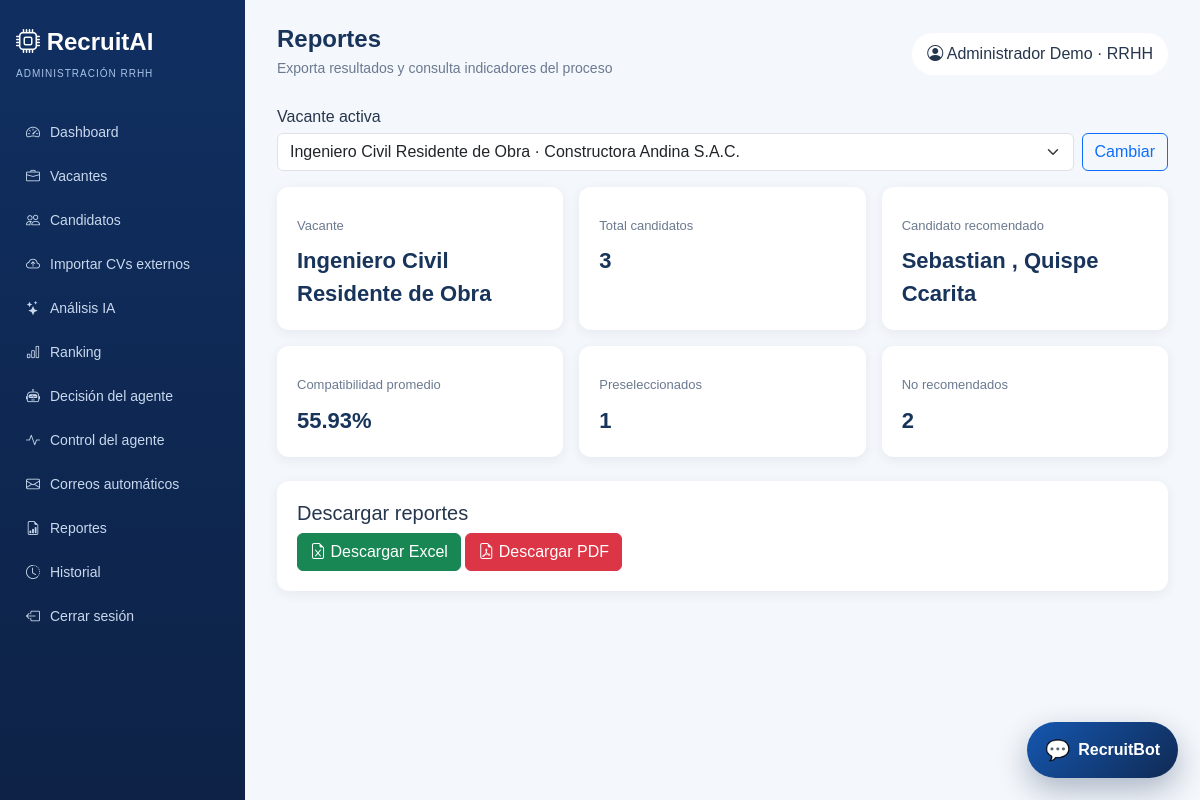
Page /reportes (signed in) on the committed database.
### tables this page shows
CREATE TABLE vacantes (
        id INTEGER PRIMARY KEY AUTOINCREMENT, titulo TEXT NOT NULL, empresa TEXT NOT NULL,
        area TEXT, descripcion TEXT, requisitos TEXT, habilidades TEXT, experiencia INTEGER DEFAULT 0,
        estudios TEXT, fecha_entrevista TEXT, hora_entrevista TEXT, estado TEXT DEFAULT 'Activa',
        fecha_creacion TEXT DEFAULT CURRENT_TIMESTAMP
    , peso_habilidades INTEGER DEFAULT 70, peso_experiencia INTEGER DEFAULT 20, peso_estudios INTEGER DEFAULT 10, umbral_preseleccion INTEGER DEFAULT 80, umbral_observacion INTEGER DEFAULT 60, carreras_objetivo TEXT);

CREATE TABLE analisis (
        id INTEGER PRIMARY KEY AUTOINCREMENT, candidato_id INTEGER NOT NULL, vacante_id INTEGER NOT NULL,
        compatibilidad REAL NOT NULL, estado TEXT NOT NULL, habilidades_encontradas TEXT,
        habilidades_faltantes TEXT, fecha TEXT DEFAULT CURRENT_TIMESTAMP
    , experiencia_detectada INTEGER DEFAULT 0, estudios_detectados TEXT, desglose TEXT, justificacion TEXT, accion_sugerida TEXT, resumen_profesional TEXT, fortalezas TEXT, brechas TEXT, preguntas_entrevista TEXT);

CREATE TABLE candidatos (
        id INTEGER PRIMARY KEY AUTOINCREMENT, nombre TEXT NOT NULL, correo TEXT, telefono TEXT,
        archivo TEXT, universidad TEXT, carrera TEXT, ciudad TEXT, fecha_creacion TEXT DEFAULT CURRENT_TIMESTAMP
    , usuario_id INTEGER, archivo_hash TEXT);

### app.py (the view)
@app.route("/admin/reportes", methods=["GET", "POST"])
@app.route("/reportes", methods=["GET", "POST"])
@role_required("admin")
def reportes():
    vacancy = _vacante_seleccionada()
    ranking_data = obtener_ranking(vacancy["id"])
    if request.method == "POST":
        report_type = request.form["tipo"]
        path = generar_excel(ranking_data, vacancy) if report_type == "excel" else generar_pdf(ranking_data, vacancy)
        guardar_evento_historial("Reporte generado", path.name)
        return redirect(url_for("descargar_reporte", filename=path.name))
    summary = {
        "total": len(ranking_data),
        "promedio": round(sum(item["compatibilidad"] for item in ranking_data) / len(ranking_data), 2) if ranking_data else 0,
        "preseleccionados": sum(item["estado"] == "Preseleccionado" for item in ranking_data),
        "no_recomendados": sum(item["estado"] == "No recomendado" for item in ranking_data),
    }
    return render_template("reportes.html", resumen=summary, vacante=vacancy, recomendado=ranking_data[0] if ranking_data else None)

### app.py (called while the page is built)
def role_required(role):
    def decorator(view):
        @wraps(view)
        def wrapped(*args, **kwargs):
            if "usuario_id" not in session:
                return redirect(url_for("login"))
            if session.get("rol") != role:
                endpoint = "admin_dashboard" if session.get("rol") == "admin" else "candidate_dashboard"
                flash("No tienes permisos para acceder a esa sección.", "warning")
                return redirect(url_for(endpoint))
            return view(*args, **kwargs)
        return wrapped
    return decorator

def _vacante_actual():
    vacantes = obtener_vacantes(solo_activas=True) or obtener_vacantes()
    return vacantes[0] if vacantes else None

def _vacante_seleccionada():
    vacante_id = session.get("vacante_id")
    return obtener_vacante_por_id(vacante_id) or _vacante_actual()

@app.context_processor
def inject_csrf_token():
    def csrf_token():
        if "_csrf_token" not in session:
            session["_csrf_token"] = secrets.token_hex(24)
        return session["_csrf_token"]
    context = {"csrf_token": csrf_token}
    if session.get("rol") == "admin":
        context["nav_vacantes"] = obtener_vacantes()
        context["nav_vacante"] = _vacante_seleccionada()
    return context

@app.before_request
def csrf_protect():
    if request.method == "POST":
        expected = session.get("_csrf_token", "")
        payload = request.get_json(silent=True) or {}
        received = request.form.get("_csrf_token", "") or request.headers.get("X-CSRFToken", "") or payload.get("_csrf_token", "")
        if not expected or not hmac.compare_digest(expected, received):
            flash("La solicitud expiró o no es válida. Inténtalo nuevamente.", "warning")
            if request.is_json:
                return jsonify({"error": "csrf", "message": "Solicitud expirada o no valida."}), 400
            return redirect(request.referrer or url_for("landing"))

### modules/database.py (called while the page is built)
def _connection():
    DB_PATH.parent.mkdir(exist_ok=True)
    connection = sqlite3.connect(DB_PATH)
    connection.row_factory = sqlite3.Row
    connection.execute("PRAGMA foreign_keys = ON")
    return connection

def _rows(query, params=()):
    with _connection() as connection:
        return [dict(row) for row in connection.execute(query, params).fetchall()]

def obtener_vacantes(solo_activas=False):
    query = "SELECT * FROM vacantes"
    if solo_activas:
        query += " WHERE estado='Activa'"
    return _rows(query + " ORDER BY id DESC")

### templates/reportes.html
{% extends 'base_admin.html' %}{% block heading %}Reportes{% endblock %}{% block subheading %}Exporta resultados y consulta indicadores del proceso{% endblock %}
{% block content %}<div class="row g-3 mb-4">{% for label,value in [('Vacante',vacante.titulo),('Total candidatos',resumen.total),('Candidato recomendado',recomendado.nombre if recomendado else '-'),('Compatibilidad promedio',resumen.promedio ~ '%'),('Preseleccionados',resumen.preseleccionados),('No recomendados',resumen.no_recomendados)] %}<div class="col-md-4"><div class="metric-card"><span>{{label}}</span><strong>{{value}}</strong></div></div>{% endfor %}</div><div class="panel"><h5>Descargar reportes</h5><form method="post" class="d-inline"><input type="hidden" name="_csrf_token" value="{{csrf_token()}}"><input type="hidden" name="tipo" value="excel"><button class="btn btn-success"><i class="bi bi-file-earmark-excel"></i> Descargar Excel</button></form> <form method="post" class="d-inline"><input type="hidden" name="_csrf_token" value="{{csrf_token()}}"><input type="hidden" name="tipo" value="pdf"><button class="btn btn-danger"><i class="bi bi-file-earmark-pdf"></i> Descargar PDF</button></form></div>{% endblock %}

### static/css/style.css (style rules this page uses)
:root { --blue:#1557b0;--navy:#102a54;--bg:#f4f7fb;--muted:#6b7a90 }
* { box-sizing:border-box }
body { background:var(--bg);color:#26364d;font-family:Arial,sans-serif }
.panel,.metric-card { background:white;border-radius:12px;box-shadow:0 3px 12px #26466d12;padding:20px }
.metric-card { height:100% }
.metric-card span { color:var(--muted);display:block;font-size:13px;margin:9px 0 }
.metric-card strong { color:#18345b;font-size:22px }

### rows in the picture
vacantes: label "Vacante", titulo "Ingeniero Civil Residente de Obra"
analisis: label "Candidato recomendado", nombre "Sebastian , Quispe Ccarita"

### other values in the picture
{{ label }} "Dashboard" "Vacantes" "Candidatos" "Importar CVs externos" "Análisis IA" "Ranking" "Decisión del agente" "Control del agente" "Correos automáticos" "Reportes" "Historial"
{{ session.usuario }} "Administrador Demo"
{{ label }} "Total candidatos" "Compatibilidad promedio" "Preseleccionados" "No recomendados"
{{ value }} "3" "55.93%" "1" "2"
form field value "Ingeniero Civil Residente de Obra · Constructora Andina S.A.C."
